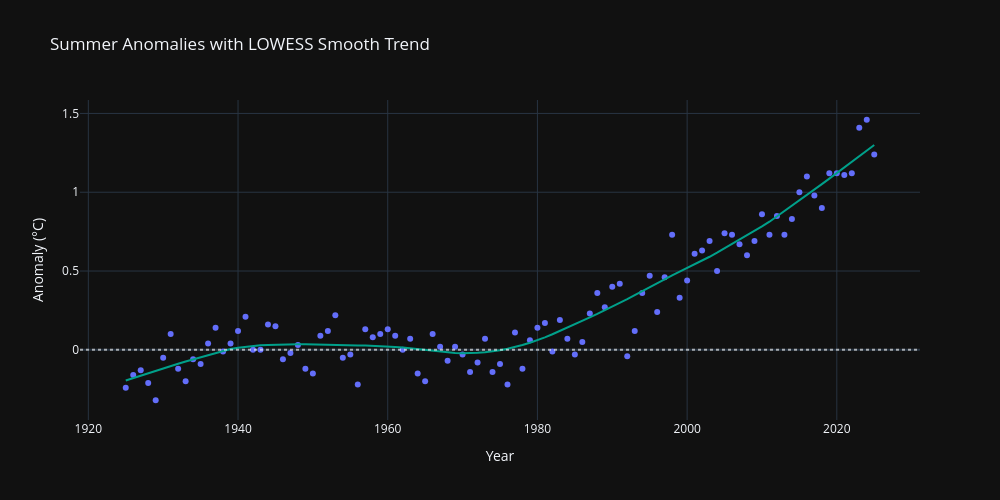

Source (notebook cell):
### Markdown cell above
## 4. LOWESS smooth trend

### Code cell
fig_lowess = px.scatter(
    summer,
    x="Year",
    y="JJA",
    trendline="lowess",
    trendline_options=dict(frac=0.3),
    trendline_color_override="#00a08a",
    title="Summer Anomalies with LOWESS Smooth Trend",
    labels={"JJA": "Anomaly (°C)"},
)
#fig_lowess.update_traces(marker=dict(color="#9ca3af", size=5, opacity=0.7), selector=dict(mode="markers"))
fig_lowess.add_hline(y=0, line_dash="dot", line_color="white", opacity=0.6)
fig_lowess.show()
